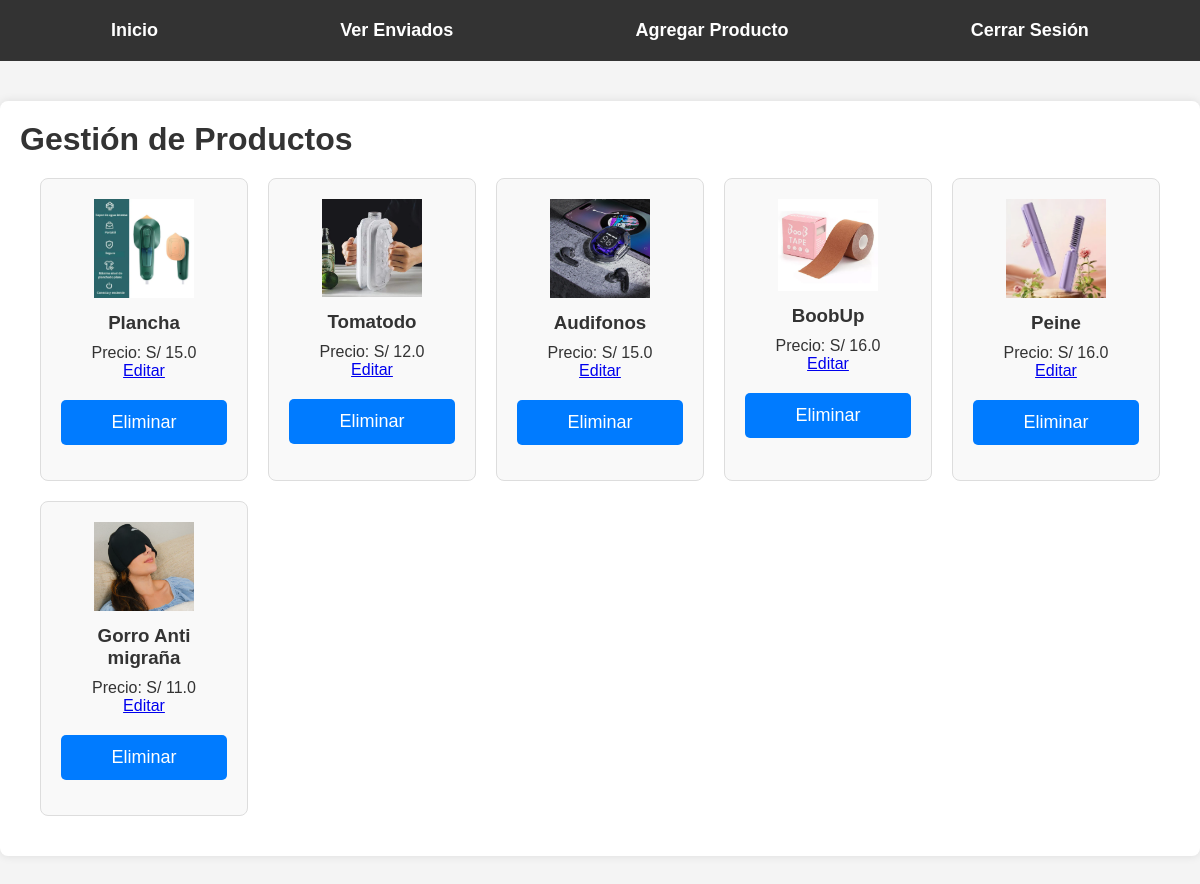
Page /admin (signed in) on the committed database.
### tables this page shows
CREATE TABLE productos (
            id INTEGER PRIMARY KEY AUTOINCREMENT,
            nombre TEXT,
            precio REAL,
            imagen TEXT
        );

### app.py (the view)
@app.route('/admin')
def admin_panel():
    if 'user_role' in session and session['user_role'] == 'admin':
        conn = obtener_conexion()
        cursor = conn.cursor()
        cursor.execute("SELECT * FROM productos")
        productos = cursor.fetchall()
        conn.close()
        return render_template('admin.html', productos=productos)
    else:
        return redirect(url_for('login'))

### app.py (called while the page is built)
def obtener_conexion():
    conn = sqlite3.connect('tienda.db')
    conn.row_factory = sqlite3.Row
    return conn

### templates/admin.html (shortened to what this page needs)
<!DOCTYPE html>
<html lang="es">
<head>
    <link rel="stylesheet" href="{{ url_for('static', filename='style.css') }}">
</head>
<body>
    <nav>
        <ul>
            <li><a href="{{ url_for('admin_panel') }}">Inicio</a></li>
            <li><a href="{{ url_for('admin_ver_enviados') }}">Ver Enviados</a></li>
            <li><a href="{{ url_for('agregar_producto') }}">Agregar Producto</a></li>
            <li><a href="{{ url_for('logout') }}">Cerrar Sesión</a></li>
        </ul>
    </nav>
    <div class="container">
        <h1>Gestión de Productos</h1>
        <div class="productos-grid">
            {% for producto in productos %}
            <div class="producto-item">
                <img src="{{ url_for('static', filename='uploads/' + producto['imagen']) }}" alt="Imagen de {{ producto['nombre'] }}" width="100" height="100">
                <h3>{{ producto['nombre'] }}</h3>
                <p>Precio: S/ {{ producto['precio'] }}</p>
                <a href="{{ url_for('editar_producto', producto_id=producto['id']) }}">Editar</a>
                <form action="{{ url_for('eliminar_producto', producto_id=producto['id']) }}" method="POST" onsubmit="return confirm('¿Estás seguro de eliminar este producto?');">
                    <button type="submit">Eliminar</button>
                </form>
            </div>
            {% endfor %}
        </div>
    </div>
</body>
</html>

### static/style.css (style rules this page uses)
* { margin: 0; padding: 0; box-sizing: border-box; }
body { font-family: 'Arial', sans-serif; background-color: #f4f4f4; margin: 0; padding: 0; color: #333; }
.container { max-width: 1200px; margin: 40px auto; padding: 20px; background-color: white; border-radius: 8px; box-shadow: 0 0 10px rgba(0, 0, 0, 0.1); }
nav { background-color: #333; padding: 20px; position: sticky; top: 0; z-index: 1000; }
nav ul { list-style-type: none; display: flex; justify-content: space-around; margin: 0; }
nav ul li { display: inline; }
nav ul li a { color: white; text-decoration: none; font-size: 18px; padding: 10px 20px; font-weight: bold; }
form { margin-top: 20px; }
form input, form button { width: 100%; padding: 12px; margin-bottom: 15px; border-radius: 5px; border: 1px solid #ddd; font-size: 16px; }
form button { background-color: #007bff; color: white; cursor: pointer; border: none; font-size: 18px; }
.productos-grid { display: grid; grid-template-columns: repeat(auto-fit, minmax(200px, 1fr)); gap: 20px; margin: 20px; }
.producto-item { border: 1px solid #ddd; padding: 20px; text-align: center; border-radius: 8px; background-color: #f9f9f9; }
.producto-item img { max-width: 100%; height: auto; }
.producto-item h3 { margin: 10px 0; }

### rows in the picture
productos: imagen (picture), nombre "Plancha", precio "15.0"
productos: imagen (picture), nombre "Tomatodo", precio "12.0"
productos: imagen (picture), nombre "Audifonos", precio "15.0"
productos: imagen (picture), nombre "BoobUp", precio "16.0"
productos: imagen (picture), nombre "Peine", precio "16.0"
productos: imagen (picture), nombre "Gorro Anti migraña", precio "11.0"
